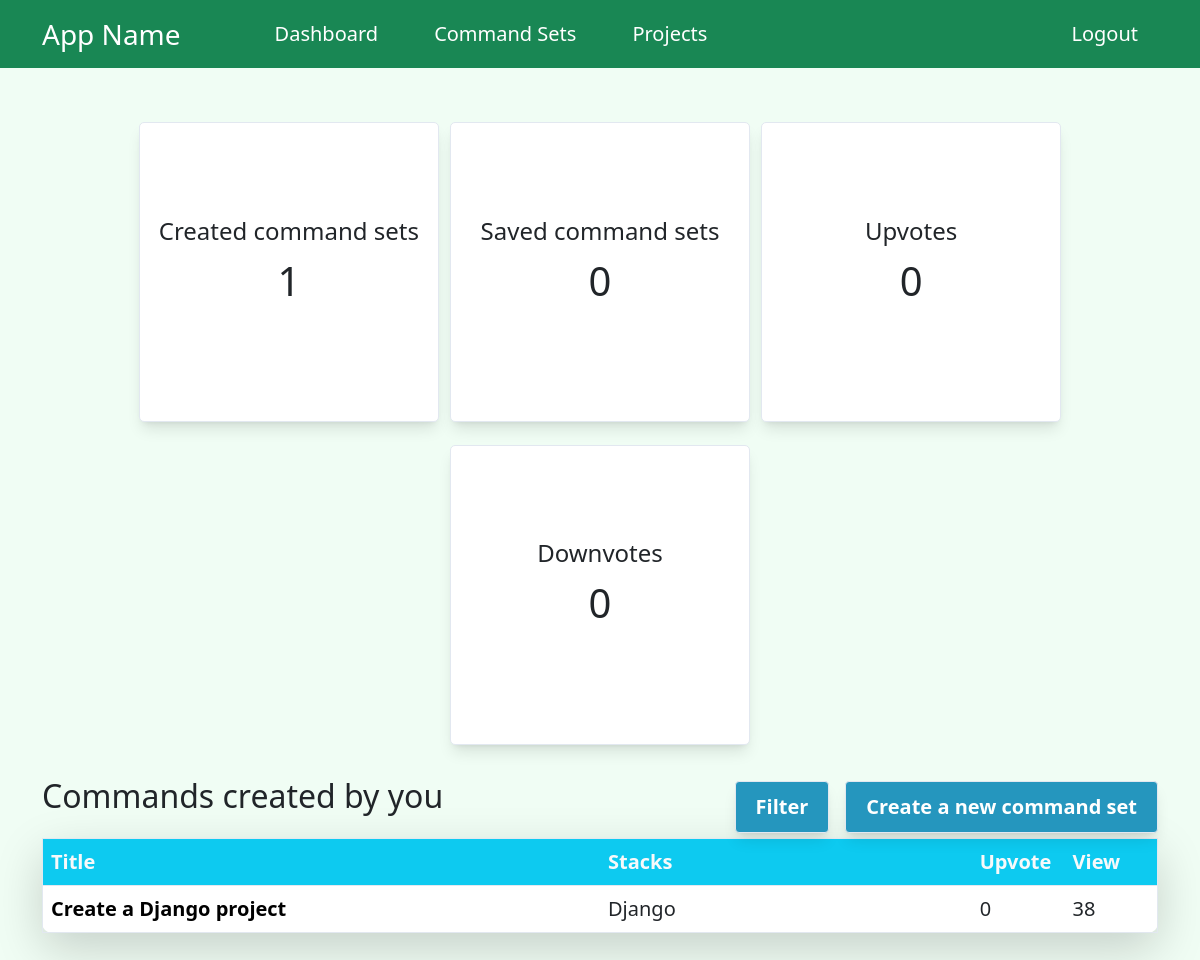
The page /dashboard/ (signed in) on the database its author committed.
### command_set/models.py (models this page shows, shortened)
class CommandSet(models.Model):
    title = models.CharField(max_length=200, null=False, blank=False)
    commands = models.CharField(max_length=1500, null=False, blank=False)
    tool = models.ManyToManyField(Tool)
    upvote_num = models.IntegerField(default=0)
    created_by = models.ForeignKey(User, on_delete=models.CASCADE, default=1)
    updated_at = models.DateTimeField(auto_now=True)
    visited_num = models.IntegerField(default=0)
    def display_tools(self):
        tools_str = ""
        for tool in self.tool.all():
            tools_str = tools_str + tool.title + ", "
        return tools_str[:-2]
    class Meta:
        ordering = ['updated_at']
        db_table = "command_set"

class Tool(models.Model):
    title = models.CharField(max_length=200, unique=True)
    class Meta:
        ordering = ['title']
        db_table = 'tool'

### command_set/views.py (the view)
# urls.py: path("dashboard/", view=views.DashboardView.as_view(), name="dashboard"),
class DashboardView(LoginRequiredMixin, TemplateView):
    template_name = 'dashboard.html'
    def get_context_data(self, **kwargs):
        context = super().get_context_data(**kwargs)
        user = User.objects.filter(id=int(self.request.session.get("user_id", None)))[0]
        created_commands = CommandSet.objects.filter(created_by=user)
        context['created_commands'] = created_commands
        context['created_commands_sorted_by_popularity'] = sorted(created_commands, key=lambda x: x.visited_num, reverse=True)
        context['created_commands_sorted_by_upvote'] = sorted(created_commands, key=lambda x: x.upvote_num, reverse=True)
        created_tools = []
        for command in created_commands:
            for tool in command.tool.all():
                if tool not in created_tools:
                    created_tools.append(tool)
        context['created_tools'] = created_tools
        user_profile = UserProfile.objects.filter(user=user)[0]
        saved_commands = user_profile.saved_command_set.all()
        context['saved_commands'] = saved_commands
        context['saved_commands_sorted_by_popularity'] = sorted(saved_commands, key=lambda x: x.visited_num, reverse=True)
        context['saved_commands_sorted_by_upvote'] = sorted(saved_commands, key=lambda x: x.upvote_num, reverse=True)
        saved_tools = []
        for command in saved_commands:
            for tool in command.tool.all():
                if tool not in saved_tools:
                    saved_tools.append(tool)
        context['saved_tools'] = saved_tools
        upvotes = Upvote.objects.filter(user=user)
        context['upvotes'] = upvotes
        downvotes = Downvote.objects.filter(user=user)
        context['downvotes'] = downvotes
        context['all_tools'] = Tool.objects.all()
        return context

### business_project/custom_contexts.py (called while the page is built)
def get_user(request):
    return {
        'user_id': request.session.get('user_id', None)
    }

### mixins.py (called while the page is built)
    def dispatch(self, request, *args, **kwargs):
        if not request.session.get('user_id', None):
            return redirect("/login/")
        else:
            return super().dispatch(request, *args, **kwargs)

### templates/dashboard.html (shortened to what this page needs)
{% extends 'base.html' %}
{% block content %}
<div class="container">
    <div class="dashboard-showcase">
        <div class="dashboard-container">
            <div class="dashboard-container-text">
                <div class="fs-4">Created command sets</div>
                <h1 class="mt-2 fs-1">{{created_commands|length}}</h1>
            </div>
        </div>
        <div class="dashboard-container">
            <div class="dashboard-container-text">
                <div class="fs-4">Saved command sets</div>
                <h1 class="mt-2 fs-1">{{saved_commands|length}}</h1>
            </div>
        </div>
        <div class="dashboard-container">
            <div class="dashboard-container-text">
                <div class="fs-4">Upvotes</div>
                <h1 class="mt-2 fs-1">{{upvotes|length}}</h1>
            </div>
        </div>
        <div class="dashboard-container">
            <div class="dashboard-container-text">
                <div class="fs-4">Downvotes</div>
                <h1 class="mt-2 fs-1">{{downvotes|length}}</h1>
            </div>
        </div>
    </div>
    <div class="d-flex flex-row mt-3">
        <h2 class="my-auto" id="dashboard-table-title">Commands created by you</h2>
        <div class="d-flex flex-row w-fit ms-auto">
            <a class="custom-btn-wrapper" data-bs-toggle="offcanvas" href="#offcanvasExample" aria-controls="offcanvasExample">
                <div class="custom-btn fw-semibold">Filter</div>
            </a>
            <a class="custom-btn-wrapper" href="/add_commands/"><div class="custom-btn fw-semibold ms-3">Create a new command set</div></a>
        </div>
    </div>
    <table class="table block-container shadow-lg">
        <thead class="bg-info text-light">
            <tr>
                <th scope="col-6">Title</th>
                <th scope="col-4">Stacks</th>
                <th scope="col-1">Upvote</th>
                <th scope="col-1">View</th>
            </tr>
        </thead>
        <tbody class="commands-created-data sorted-by-last-updated">
            {% for command_set in created_commands %}
            <tr>
                <td class="fw-semibold col-6"><a href="/{{command_set.id}}/" class="dashboard-table-command-title">{{command_set.title}}</a></td>
                <td class="col-4">{{command_set.display_tools}}</td>
                <td class="col-1">{{command_set.upvote_num}}</td>
                <td class="col-1">{{command_set.visited_num}}</td>
            </tr>
            {% endfor %}
        </tbody>
      </table>
</div>
{% endblock %}
{% block script %}
    {% load static %}
{% endblock %}

### static/css/custom.css (style rules this page uses)
* { margin: 0; box-sizing: border-box; }
body { font-size: 20px; background-color: rgb(240 253 244); padding-bottom: 40px; }
.custom-btn { margin-top: 20px; background-color: #2596be; border-radius: 4px; box-shadow: 0 10px 15px -3px rgb(0 0 0 / 0.1), 0 4px 6px -4px rgb(0 0 0 / 0.1); border: 1px solid rgb(226 232 240); padding: 10px 20px 10px 20px; width: fit-content; height: fit-content; transition-duration: 0.1s; cursor: default; color: #fff; }
.custom-btn-wrapper { text-decoration: none; }
.block-container { margin-top: 5px; background-color: white; border-radius: 10px; box-shadow: 0 1px 2px 0 rgb(0 0 0 / 0.05); border: 1px solid rgb(226 232 240); padding: 10px 20px 10px 20px; transition-duration: 0.1s; cursor: default; }
.dashboard-showcase { display: flex; flex-direction: row; justify-content: center; flex-wrap: wrap; text-align: center; }
.dashboard-container { width: 300px; height: 300px; background-color: #fff; border-radius: 5px; box-shadow: 0 10px 15px -3px rgb(0 0 0 / 0.1), 0 4px 6px -4px rgb(0 0 0 / 0.1); border: 1px solid rgb(226 232 240); margin-left: 0.5%; margin-right: 0.5%; margin-top: 2%; }
.dashboard-container-text, .dashboard-container-text div { width: fit-content; }
.dashboard-container-text { margin: auto; margin-top: 30%; }
.dashboard-table-command-title { text-decoration: none; color: #000; }
.w-fit { width: fit-content; }
.shadow-lg { box-shadow: 0 10px 15px -3px rgb(0 0 0 / 0.1), 0 4px 6px -4px rgb(0 0 0 / 0.1); }

### rows shown on the page
CommandSet: title "Create a Django project", display_tools "Django", upvote_num "0", visited_num "38"

### other values the page prints
{{ created_commands|length }} "1"
{{ saved_commands|length }} "0"
{{ upvotes|length }} "0"
{{ downvotes|length }} "0"
